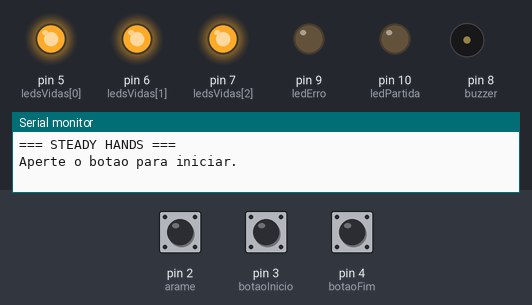
A sketch run on a simulated Arduino Uno, built with avr-gcc and run on an emulated ATmega328P. On the bench: output pins drawn as LEDs (lit = HIGH), buzzer (waves = sounding), the last lines printed to the serial monitor. The test bench sets the inputs (shaded band); at power-on: pin 3 (botaoInicio) HIGH, pin 2 (arame) HIGH, pin 4 (botaoFim) HIGH.

Above: at 1.2 s.
1.3 s: pin 3 (botaoInicio) pulled LOW for 0.15 s
At 2.0 s:
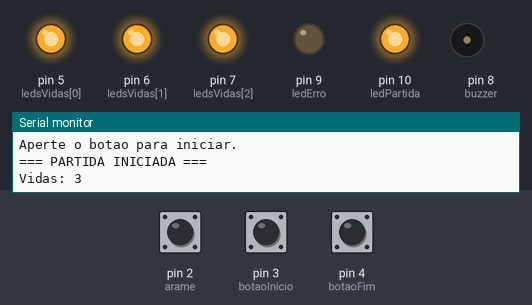
3.0 s: pin 2 (arame) pulled LOW for 0.15 s
At 4.5 s:
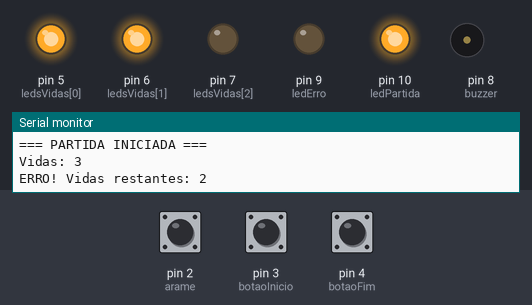
4.8 s: pin 4 (botaoFim) pulled LOW for 0.15 s
At 6.0 s:
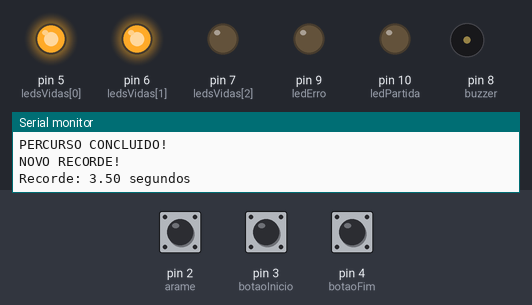
Timing chart, 0 to 11.8 s (numbered marks = the images above; inputs shaded):
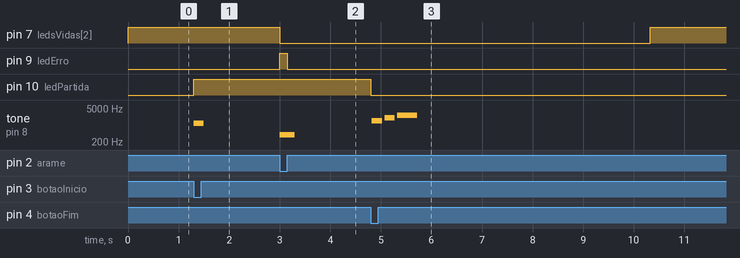

Measured:
- after the input at 1.3 s, pin 10 (ledPartida): LOW → HIGH at once; tone on pin 8 (buzzer): silent → 1200 Hz at once, → silent 0.20 s later
- after the input at 3.0 s, pin 7 (ledsVidas[2]): HIGH → LOW at once; pin 9 (ledErro): LOW → HIGH at once, → LOW 0.15 s later; tone on pin 8 (buzzer): silent → 400 Hz at once, → silent 0.30 s later
- after the input at 4.8 s, pin 7 (ledsVidas[2]): LOW → HIGH after 5.5 s; pin 10 (ledPartida): HIGH → LOW at once; tone on pin 8 (buzzer): plays 1500 Hz for 0.20 s, 2000 Hz for 0.20 s, 2500 Hz for 0.40 s, starting at once

The sketch:

steady_hands.ino
```cpp
const byte arame = 2;
const byte botaoInicio = 3;
const byte botaoFim = 4;

const byte ledsVidas[] = {5, 6, 7};

const byte buzzer = 8;
const byte ledErro = 9;
const byte ledPartida = 10;

const byte totalVidas = 3;

const unsigned long tempoResultado = 5000;
const unsigned long debounceContato = 80;

byte vidas = totalVidas;

bool jogando = false;
bool contatoAnterior = false;

unsigned long inicioPartida = 0;
unsigned long ultimoErro = 0;
unsigned long recorde = 0;

void setup() {

  pinMode(arame, INPUT_PULLUP);
  pinMode(botaoInicio, INPUT_PULLUP);
  pinMode(botaoFim, INPUT_PULLUP);

  pinMode(buzzer, OUTPUT);
  pinMode(ledErro, OUTPUT);
  pinMode(ledPartida, OUTPUT);

  for (int i = 0; i < totalVidas; i++) {
    pinMode(ledsVidas[i], OUTPUT);
  }

  Serial.begin(9600);

  atualizarVidas();

  Serial.println("=== STEADY HANDS ===");
  Serial.println("Aperte o botao para iniciar.");
}

void loop() {

  if (!jogando) {

    if (digitalRead(botaoInicio) == LOW &&
        digitalRead(botaoFim) == HIGH &&
        digitalRead(arame) == HIGH) {

      iniciarPartida();
    }

    return;
  }

  bool contato = digitalRead(arame) == LOW;

  digitalWrite(ledErro, contato ? HIGH : LOW);

  // Detecta um novo contato
  if (contato && !contatoAnterior) {

    if (millis() - ultimoErro >= debounceContato) {

      ultimoErro = millis();

      registrarErro();

      if (vidas == 0) {
        finalizarPartida(false);
        return;
      }
    }
  }

  contatoAnterior = contato;

  // Detecta a conclusao do percurso
  if (digitalRead(botaoFim) == LOW && !contato) {

    finalizarPartida(true);
  }
}

void iniciarPartida() {

  vidas = totalVidas;

  contatoAnterior = false;
  jogando = true;

  atualizarVidas();

  digitalWrite(ledPartida, HIGH);
  digitalWrite(ledErro, LOW);

  tone(buzzer, 1200, 200);

  inicioPartida = millis();
  ultimoErro = inicioPartida - debounceContato;

  Serial.println("\n=== PARTIDA INICIADA ===");
  Serial.println("Vidas: 3");
}

void registrarErro() {

  if (vidas > 0) {
    vidas--;
  }

  atualizarVidas();

  tone(buzzer, 400, 300);

  Serial.print("ERRO! Vidas restantes: ");
  Serial.println(vidas);
}

void atualizarVidas() {

  for (int i = 0; i < totalVidas; i++) {

    digitalWrite(
      ledsVidas[i],
      i < vidas ? HIGH : LOW
    );
  }
}

void finalizarPartida(bool venceu) {

  unsigned long tempo = millis() - inicioPartida;

  jogando = false;

  digitalWrite(ledPartida, LOW);

  Serial.println("\n=== RESULTADO ===");

  Serial.print("Tempo: ");
  Serial.print(tempo / 1000.0, 2);
  Serial.println(" segundos");

  Serial.print("Erros: ");
  Serial.println(totalVidas - vidas);

  if (venceu) {

    Serial.println("PERCURSO CONCLUIDO!");

    if (recorde == 0 || tempo < recorde) {

      recorde = tempo;

      Serial.println("NOVO RECORDE!");

      tone(buzzer, 1500, 200);
      delay(250);

      tone(buzzer, 2000, 200);
      delay(250);

      tone(buzzer, 2500, 400);

    } else {

      tone(buzzer, 1800, 500);
    }

  } else {

    Serial.println("GAME OVER!");

    digitalWrite(ledErro, HIGH);

    tone(buzzer, 500, 300);
    delay(350);

    tone(buzzer, 300, 600);
  }

  if (recorde > 0) {

    Serial.print("Recorde: ");
    Serial.print(recorde / 1000.0, 2);
    Serial.println(" segundos");
  }

  delay(tempoResultado);

  digitalWrite(ledErro, LOW);

  vidas = totalVidas;

  atualizarVidas();

  // Aguarda a liberacao dos botoes
  while (digitalRead(botaoInicio) == LOW ||
         digitalRead(botaoFim) == LOW) {
    delay(10);
  }

  Serial.println("\nAguardando novo jogador...");
}
```
